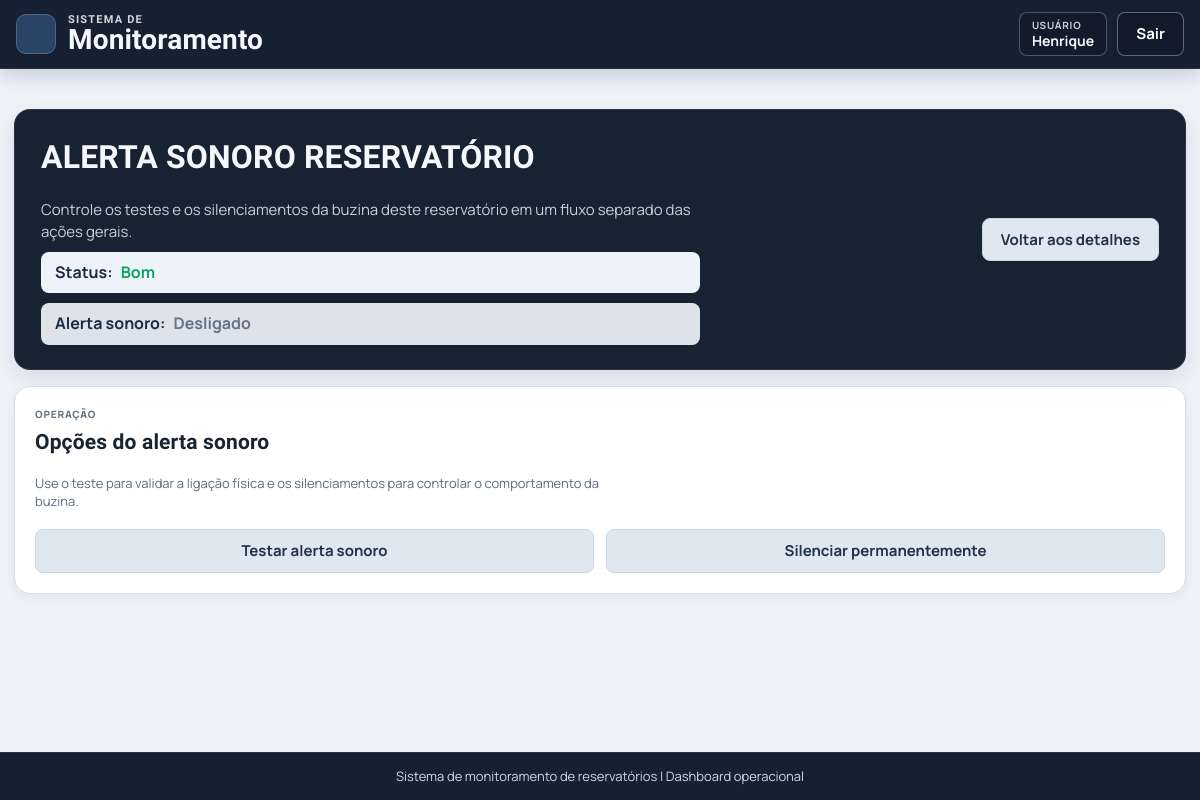
The page /reservatorios/8/alerta-sonoro/opcoes/ (signed in) on the database as committed earlier.
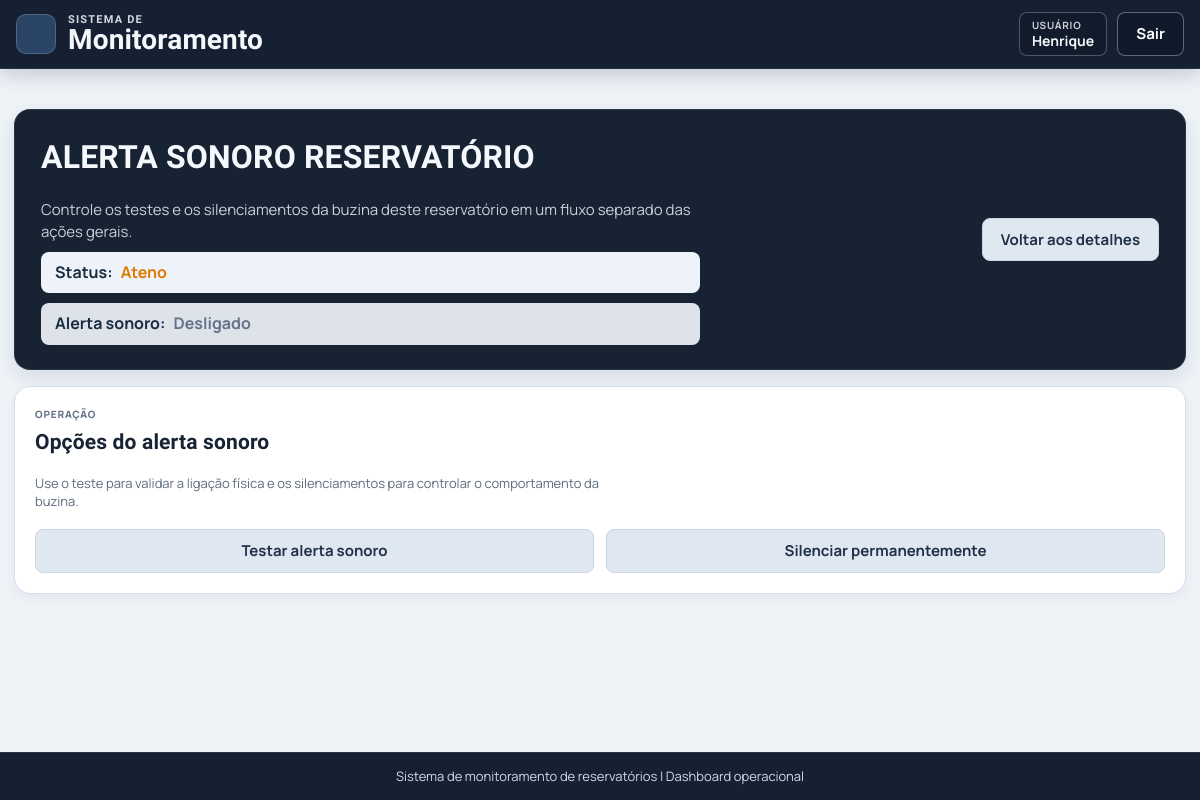
The same page on the database as committed later.
### app/models.py (models this page shows, shortened)
class Reservatorio(models.Model):
    STATUS_BOM = "bom"
    STATUS_ATENCAO = "atencao"
    STATUS_PERIGO = "perigo"
    FAIXA_PADRAO_PPM_TDS_MIN = 0.0
    FAIXA_PADRAO_PPM_TDS_MAX = 500.0
    FAIXA_PADRAO_NTU_TURBIDEZ_MIN = 0.0
    FAIXA_PADRAO_NTU_TURBIDEZ_MAX = 5.0
    FAIXA_PADRAO_CELSIUS_TEMPERATURA_MIN = 5.0
    FAIXA_PADRAO_CELSIUS_TEMPERATURA_MAX = 30.0
    FAIXA_PADRAO_PH_MIN = 6.0
    FAIXA_PADRAO_PH_MAX = 9.5
    META_PADRAO_PPM_TDS = 600.0
    META_PADRAO_NTU_TURBIDEZ = 1.5
    META_PADRAO_CELSIUS_TEMPERATURA = 25.0
    META_PADRAO_PH = 7.0
    ESP32_INTERVALO_ENVIO_NORMAL_PADRAO_S = 60
    ESP32_INTERVALO_ENVIO_CALIBRACAO_PADRAO_S = 5
    STATUS_CHOICES = (
        (STATUS_BOM, "Bom"),
        (STATUS_ATENCAO, "Ateno"),
        (STATUS_PERIGO, "Perigo"),
    )
    usuario = models.ForeignKey(
        settings.AUTH_USER_MODEL,
        on_delete=models.CASCADE,
        related_name="reservatorios",
    )
    nome = models.CharField(max_length=120, unique=True)
    status = models.CharField(max_length=20, choices=STATUS_CHOICES, default=STATUS_BOM)
    faixa_ppm_tds_min = models.FloatField(default=FAIXA_PADRAO_PPM_TDS_MIN)
    faixa_ppm_tds_max = models.FloatField(default=FAIXA_PADRAO_PPM_TDS_MAX)
    faixa_ntu_turbidez_min = models.FloatField(default=FAIXA_PADRAO_NTU_TURBIDEZ_MIN)
    faixa_ntu_turbidez_max = models.FloatField(default=FAIXA_PADRAO_NTU_TURBIDEZ_MAX)
    faixa_celsius_temperatura_min = models.FloatField(default=FAIXA_PADRAO_CELSIUS_TEMPERATURA_MIN)
    faixa_celsius_temperatura_max = models.FloatField(default=FAIXA_PADRAO_CELSIUS_TEMPERATURA_MAX)
    faixa_ph_min = models.FloatField(default=FAIXA_PADRAO_PH_MIN)
    faixa_ph_max = models.FloatField(default=FAIXA_PADRAO_PH_MAX)
    meta_ppm_tds = models.FloatField(default=META_PADRAO_PPM_TDS)
    meta_ntu_turbidez = models.FloatField(default=META_PADRAO_NTU_TURBIDEZ)
    meta_celsius_temperatura = models.FloatField(default=META_PADRAO_CELSIUS_TEMPERATURA)
    meta_ph = models.FloatField(default=META_PADRAO_PH)
    esp32_intervalo_envio_normal_s = models.PositiveIntegerField(
        default=ESP32_INTERVALO_ENVIO_NORMAL_PADRAO_S,
    )
    esp32_intervalo_envio_calibracao_s = models.PositiveIntegerField(
        default=ESP32_INTERVALO_ENVIO_CALIBRACAO_PADRAO_S,
    )
    alerta_sonoro_silenciado = models.BooleanField(default=False)
    alerta_sonoro_silenciado_permanente = models.BooleanField(default=False)
    alerta_sonoro_teste_ate = models.DateTimeField(null=True, blank=True)
    created_at = models.DateTimeField(auto_now_add=True)
    updated_at = models.DateTimeField(auto_now=True)
    class Meta:
        ordering = ["nome"]
    @classmethod
    def obter_por_id(cls, reservatorio_id, usuario=None):
        reservatorio_id = cls._normalizar_id(reservatorio_id)
        if reservatorio_id is None:
            return None
        queryset = cls.objects.filter(id=reservatorio_id)
        if usuario is not None:
            queryset = queryset.filter(usuario=usuario)
        return queryset.first()
    def garantir_pontos_monitoramento(self):
        possui_ponto = self.pontos_monitoramento.filter(
            tipo__in=PontoMonitoramento.TIPOS_COMPATIVEIS,
        ).exists()
        if possui_ponto:
            return
        PontoMonitoramento.objects.get_or_create(
            reservatorio=self,
            tipo=PontoMonitoramento.TIPO_UNICO,
        )
    def obter_ponto_monitoramento(self, tipo):
        tipo_normalizado = PontoMonitoramento.normalizar_tipo(tipo)
        queryset = self.pontos_monitoramento.all()
        if tipo_normalizado == PontoMonitoramento.TIPO_UNICO:
            for tipo_compativel in PontoMonitoramento.TIPOS_COMPATIVEIS:
                ponto = queryset.filter(tipo=tipo_compativel).first()
                if ponto is not None:
                    return ponto
        return queryset.filter(tipo=tipo_normalizado).first()
    def sincronizar_status_pelo_ponto(self):
        ponto = self.obter_ponto_monitoramento(PontoMonitoramento.TIPO_UNICO)
        status_final = self.STATUS_BOM
        if ponto is not None and ponto.status_atual:
            status_final = ponto.status_atual
        campos_para_salvar = []
        if self.status != status_final:
            self.status = status_final
            campos_para_salvar.append("status")
        if status_final != self.STATUS_PERIGO and self.alerta_sonoro_silenciado:
            self.alerta_sonoro_silenciado = False
            campos_para_salvar.append("alerta_sonoro_silenciado")
        if campos_para_salvar:
            self.save(update_fields=[*campos_para_salvar, "updated_at"])
        return self
    @property
    def alerta_sonoro_teste_ativo(self):
        return self.alerta_sonoro_teste_ate is not None and self.alerta_sonoro_teste_ate > timezone.now()
    @property
    def alerta_sonoro_deve_apitar(self):
        return (
            self.alerta_sonoro_teste_ativo
            or (
                self.status == self.STATUS_PERIGO
                and not self.alerta_sonoro_silenciado
                and not self.alerta_sonoro_silenciado_permanente
            )
        )
    @staticmethod
    def _normalizar_id(reservatorio_id):
        if isinstance(reservatorio_id, int):
            return reservatorio_id if reservatorio_id > 0 else None
        if isinstance(reservatorio_id, str) and reservatorio_id.isdigit():
            return int(reservatorio_id)
        return None

### app/views.py (the view)
@login_required(login_url="entrar")
@require_http_methods(["GET"])
def reservatorio_alerta_sonoro_opcoes(request, reservatorio_id):
    reservatorio = Reservatorio.obter_por_id(reservatorio_id, usuario=request.user)
    if reservatorio is None:
        messages.error(request, "Reservatório não encontrado.")
        return redirect("index")
    return render(
        request,
        "reservatorio/alerta_sonoro.html",
        _contexto_alerta_sonoro_reservatorio(reservatorio),
    )

### app/models.py (called while the page is built)
    @classmethod
    def normalizar_tipo(cls, tipo):
        if not isinstance(tipo, str):
            raise ValueError("ponto_tipo invalido")
        tipo_normalizado = tipo.strip().lower()
        tipo_resolvido = cls.TIPO_ALIASES.get(tipo_normalizado)
        if tipo_resolvido is None:
            raise ValueError("ponto_tipo invalido")
        return tipo_resolvido

### app/views.py (called while the page is built)
def _contexto_alerta_sonoro_reservatorio(reservatorio):
    reservatorio.garantir_pontos_monitoramento()
    reservatorio.sincronizar_status_pelo_ponto()
    return {
        "reservatorio": reservatorio,
        "alerta_sonoro": _resumo_alerta_sonoro_reservatorio(reservatorio),
    }

### app/templates/reservatorio/alerta_sonoro.html (shortened to what this page needs)
{% extends "blocos/base.html" %}
{% load static %}
{% block content %}
<section class="detail-hero">
    <div class="detail-hero-copy">
        <h2>ALERTA SONORO {{ reservatorio.nome|upper }}</h2>
        <p class="index-hero-subtitle">
            Controle os testes e os silenciamentos da buzina deste reservatório em um fluxo separado das ações gerais.
        </p>
        <p class="detail-status">
            <span>Status:</span>
            <strong class="status-text status-{{ reservatorio.status }}">{{ reservatorio.get_status_display }}</strong>
        </p>
        <p class="detail-status detail-sound-status">
            <span>Alerta sonoro:</span>
            <strong class="status-text {{ alerta_sonoro.classe_status }}">{{ alerta_sonoro.rotulo }}</strong>
        </p>
    </div>
    <div class="detail-hero-actions">
        <a class="btn-secondary" href="{% url 'reservatorio_detalhe' reservatorio.id %}">Voltar aos detalhes</a>
    </div>
</section>
<section class="detail-actions-grid">
    <article class="panel detail-actions-card">
        <div class="detail-actions-head">
            <div class="detail-actions-copy">
                <p class="detail-metric-kicker">Operação</p>
                <h3>Opções do alerta sonoro</h3>
                <p class="status-meta">
                    Use o teste para validar a ligação física e os silenciamentos para controlar o comportamento da buzina.
                </p>
            </div>
        </div>
        <div class="detail-action-links">
            <form method="post" action="{% url 'reservatorio_alerta_sonoro_testar' reservatorio.id %}">
                <button
                    class="btn-secondary {% if alerta_sonoro.teste_ativo %}is-busy{% endif %}"
                    type="submit"
                    data-alerta-teste-button
                    data-alerta-teste-default-label="Testar alerta sonoro"
                    data-alerta-teste-busy-label="Testando alerta sonoro..."
                >
                    {{ alerta_sonoro.texto_acao_teste }}
                </button>
            </form>
            <form method="post" action="{% url 'reservatorio_alerta_sonoro_permanente_alternar' reservatorio.id %}">
                <button class="btn-secondary" type="submit">{{ alerta_sonoro.texto_acao_permanente }}</button>
            </form>
        </div>
    </article>
</section>
{% endblock %}

### app/templates/blocos/base.html (shortened to what this page needs)
{% load static %}
<!DOCTYPE html>
<html lang="pt-br">
<head>
    <link rel="stylesheet" href="{% static 'css/base.css' %}">
</head>
<body>
    <div class="app-shell">
        {% include "blocos/nav_bar.html" %}
        <main class="page-content">
            {% block content %}{% endblock %}
        </main>
        {% include "blocos/footer.html" %}
    </div>
</body>
</html>

### app/templates/blocos/nav_bar.html (shortened to what this page needs)
<header class="top-nav">
    <div class="top-nav-inner">
        <div class="top-nav-left">
            <a class="brand-link" href="{% if request.user.is_authenticated %}{% url 'index' %}{% else %}{% url 'entrar' %}{% endif %}">
                <span class="brand-mark" aria-hidden="true"></span>
                <h1 class="brand">
                    <span class="brand-kicker">SISTEMA DE</span>
                    <span class="brand-title">Monitoramento</span>
                </h1>
            </a>
        </div>
        <div class="top-nav-right">
            {% if request.user.is_authenticated %}
                <span class="user-chip">
                    <span class="user-chip-label">Usuário</span>
                    <strong>{{ request.user.username }}</strong>
                </span>
                <form method="post" action="{% url 'sair' %}">
                    <button class="btn-sair" type="submit">Sair</button>
                </form>
            {% else %}
                <a class="btn-sair" href="{% url 'entrar' %}">Entrar</a>
            {% endif %}
        </div>
    </div>
</header>

### app/templates/blocos/footer.html
<footer class="site-footer">
    <p>Sistema de monitoramento de reservatórios | Dashboard operacional</p>
</footer>

### static/css/tokens.css (style rules this page uses)
:root { --font-sans: "Manrope", "Plus Jakarta Sans", "Segoe UI", sans-serif; --font-display: "Sora", "Manrope", "Segoe UI", sans-serif; --color-canvas: #eef3f8; --color-canvas-strong: #e5ebf3; --color-surface: #ffffff; --color-surface-muted: #f4f7fb; --color-surface-dark: #172233; --color-text: #182434; --color-text-muted: #5d6b7d; --color-text-inverse: #f4f7fb; --color-border: #d6deea; --color-border-strong: #bcc8d8; --color-accent: #3d6ea8; --color-accent-dark: #294f7c; --color-accent-soft: #e8eff8; --color-danger: #dc3f3f; --color-status-bom: #0da566; --color-status-atencao: #dd7a00; --color-status-perigo: #cf3434; --radius-xs: 6px; --radius-sm: 8px; --radius-md: 12px; --radius-lg: 16px; --radius-pill: 999px; --shadow-sm: 0 4px 12px rgba(17, 34, 58, 0.06); --shadow-md: 0 8px 20px rgba(14, 31, 53, 0.1); --shadow-dark: 0 10px 24px rgba(5, 14, 21, 0.22); --ease-standard: 180ms ease; }

### static/css/foundation.css (style rules this page uses)
* { box-sizing: border-box; }
html, body { min-height: 100%; }
body { margin: 0; font-family: var(--font-sans); color: var(--color-text); background: var(--color-canvas); line-height: 1.45; }
a { color: inherit; }
h1, h2, h3, h4, h5, h6 { margin: 0; font-family: var(--font-display); letter-spacing: 0.15px; }
p { margin: 0; }
button, input, select, textarea { font: inherit; }

### static/css/layout.css (style rules this page uses)
.app-shell { min-height: 100vh; display: flex; flex-direction: column; }
.top-nav { position: sticky; top: 0; z-index: 100; color: var(--color-text-inverse); padding: 12px 16px; border-bottom: 1px solid rgba(255, 255, 255, 0.08); background: #152033; box-shadow: 0 6px 18px rgba(9, 21, 39, 0.18); }
.top-nav-inner { width: 100%; max-width: 1880px; margin: 0 auto; display: flex; align-items: center; justify-content: space-between; gap: 14px; flex-wrap: wrap; min-width: 0; box-sizing: border-box; }
.top-nav-left { display: flex; align-items: center; gap: 14px; min-width: 0; }
.brand-link { text-decoration: none; display: inline-flex; align-items: center; gap: 12px; }
.brand-mark { width: 40px; height: 40px; border-radius: 10px; background: #2a4466; border: 1px solid rgba(255, 255, 255, 0.18); }
.brand { line-height: 1.05; }
.brand-kicker { display: block; font-size: 11px; letter-spacing: 1.2px; opacity: 0.86; }
.brand-title { display: block; font-size: 28px; font-weight: 800; }
.top-nav-right { display: flex; align-items: center; gap: 10px; margin-left: auto; min-width: 0; flex-wrap: wrap; justify-content: flex-end; }
.top-nav-right form { margin: 0; max-width: 100%; }
.top-nav-right .btn-sair, .top-nav-right .user-chip { max-width: 100%; }
.page-content { flex: 1; width: min(1880px, calc(100vw - 28px)); margin: 0 auto; padding: 24px 0 36px; }
.site-footer { margin-top: auto; background: #152033; color: #cfdae3; border-top: 1px solid rgba(255, 255, 255, 0.08); padding: 14px 20px; text-align: center; }
.site-footer p { font-size: 13px; }

Rows that differ between the two databases and show on the page:
changed Reservatorio "RESERVATÓRIO": status "Bom" → "Ateno"
